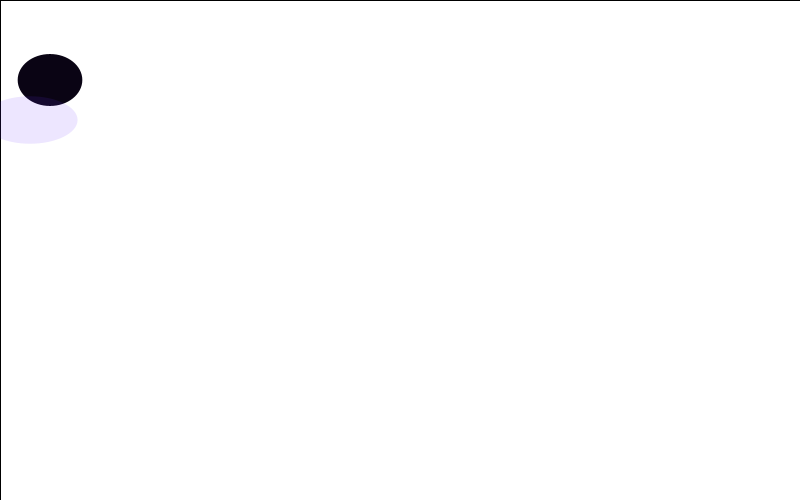
Frame 1 (no input)
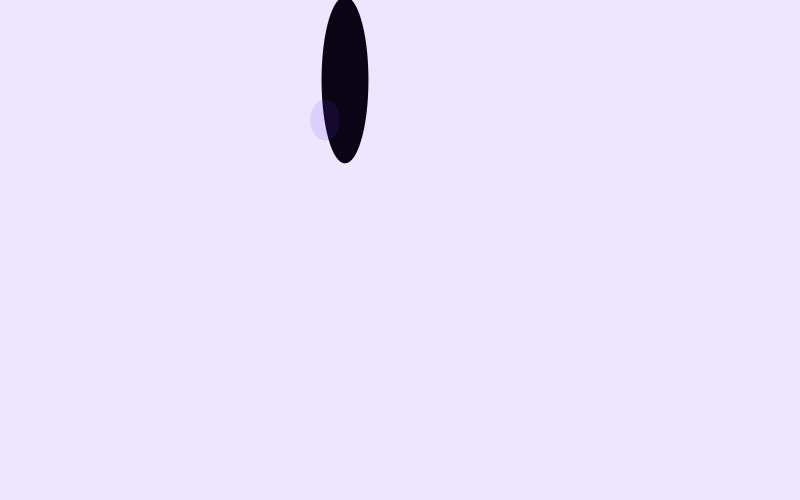
Frame 60 (the mouse pressed at the canvas centre just before this capture)
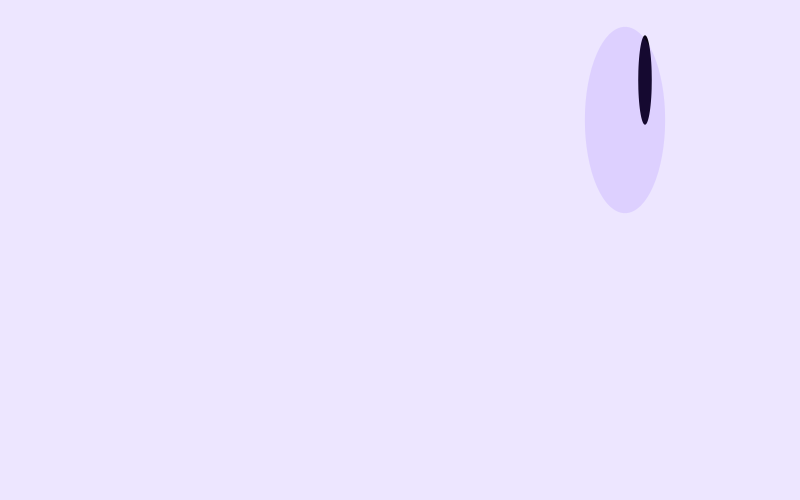
Frame 120 (the mouse held since frame 60 and released just before this capture)

The Processing sketch that drew these frames (run headless with seeded random() and noise(); from frame 60 on, the mouse is pressed at the canvas centre):

// Processing sketch: Sketch_Day_3
// ── Sketch_Day_3.pde
float x=50, y=80, bsize=20, speed=5;
float x1=30, y1=120, b1size=20;
float r=10, b=4, g=20;

void setup(){
   size (800,500);
   background(255);

}

void draw() {
  
 background(255);
 rect(0,0,width,height);
  
 noStroke();
 fill(r,b,g);
 ellipse(x,y,random(100),random(200));
 
   x = x + speed;
  
  if (x > width || x < 0) {
    r = random(200);
    speed *= -1;
    
  }
  
 noStroke();
 fill(100,40,255,30);
 ellipse(x1,y1,random(100),random(200));
 
   x1 = x1 + speed;
  
  if (x1 > width || x1 < 0) {
    speed *= -1;
    
  }
  
 
 
 
 }
